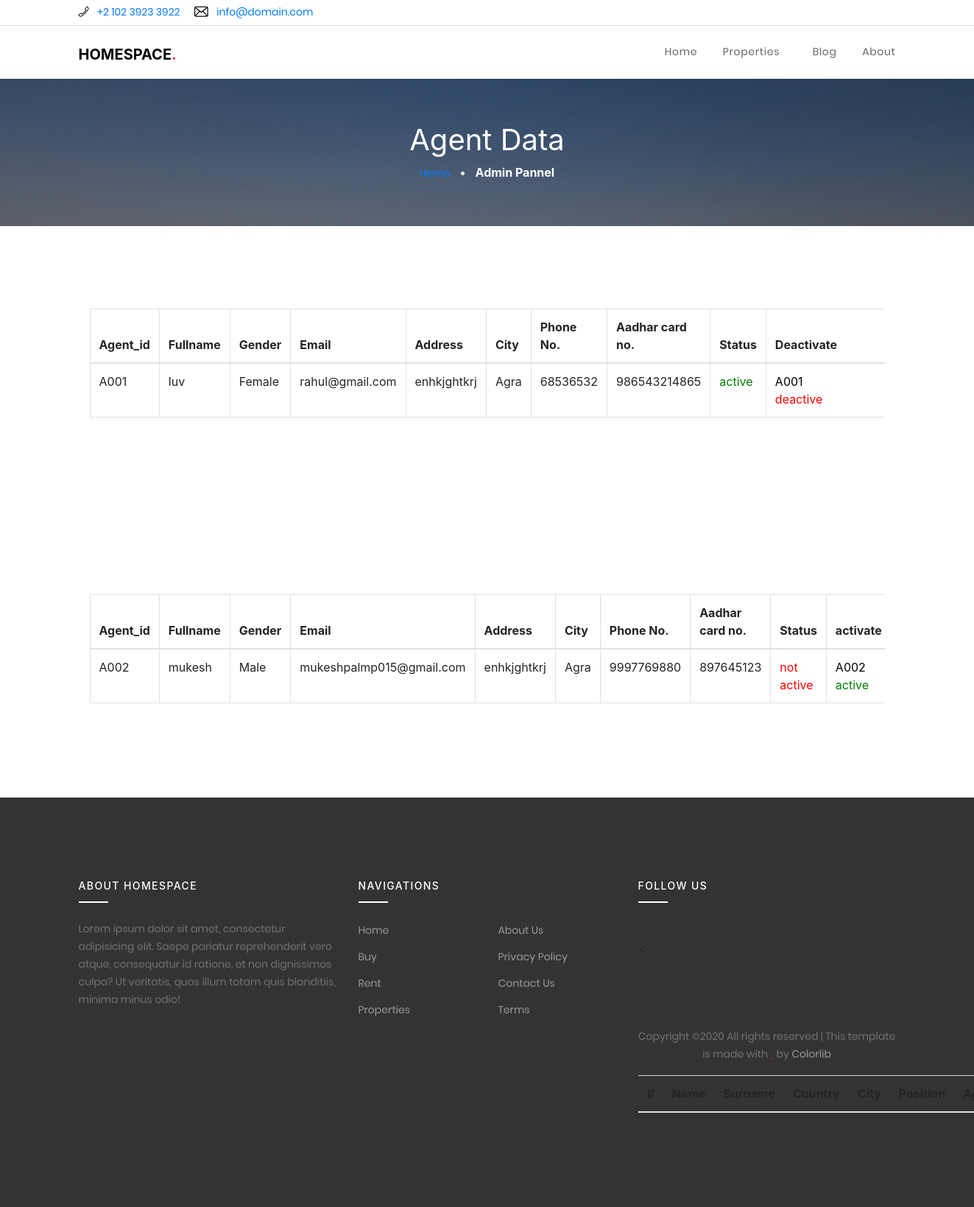
/agentdata/, run on the app's committed database.
### realstateapp/models.py (models this page shows)
class agent_account(models.Model):
	agent_id=models.CharField(max_length=20)
	name=models.CharField(max_length=40)
	gender=models.CharField(max_length=10)
	email=models.CharField(max_length=50)
	address=models.CharField(max_length=400)
	city=models.CharField(max_length=20)
	phone=models.CharField(max_length=15)
	aadhar=models.CharField(max_length=16)
	password=models.CharField(max_length=40)
	status = models.CharField(max_length=10)
	class Meta:
		db_table="agent_account"

### realstateapp/views.py (the view)
# urls.py: path('agentdata/', agentdata),
@csrf_exempt
def agentdata(request):
	s='active'
	u= 'not active'
	agent=agent_account.objects.filter(status=s)
	notagent=agent_account.objects.filter(status=u)
	return render(request, 'agentsdata.html', {'active': agent, 'deactive': notagent})

### realstateapp/templates/agentsdata.html (shortened to what this page needs)
{% load static %}
<!DOCTYPE html>
<html lang="en">
  <head>
    <link rel="stylesheet" href="{% static 'fonts/icomoon/style.css' %}">
    <link rel="stylesheet" href="{% static 'css/bootstrap.min.css' %}">
    <link rel="stylesheet" href="{% static 'css/magnific-popup.css' %}">
    <link rel="stylesheet" href="{% static 'css/jquery-ui.css' %}">
    <link rel="stylesheet" href="{% static 'css/owl.carousel.min.css' %}">
    <link rel="stylesheet" href="{% static 'css/owl.theme.default.min.css' %}">
    <link rel="stylesheet" href="{% static 'css/bootstrap-datepicker.css' %}">
    <link rel="stylesheet" href="{% static 'css/mediaelementplayer.css' %}">
    <link rel="stylesheet" href="{% static 'css/animate.css' %}">
    <link rel="stylesheet" href="{% static 'fonts/flaticon/font/flaticon.css' %}">
    <link rel="stylesheet" href="{% static 'css/fl-bigmug-line.css' %}">
    <link rel="stylesheet" href="{% static 'css/aos.css' %}">
    <link rel="stylesheet" href="{% static 'css/style.css' %}">
  <link rel="stylesheet" type="text/css" href="{% static 'vendor/bootstrap/css/bootstrap.min.css' %}">
  <link rel="stylesheet" type="text/css" href="{% static 'fonts/font-awesome-4.7.0/css/font-awesome.min.css' %}">
  <link rel="stylesheet" type="text/css" href="{% static 'vendor/animate/animate.css' %}">
  <link rel="stylesheet" type="text/css" href="{% static 'vendor/css-hamburgers/hamburgers.min.css' %}">
  <link rel="stylesheet" type="text/css" href="{% static 'vendor/select2/select2.min.css' %}">
    <link rel="stylesheet" type="text/css" href="{% static 'css/utillogin.css' %}">
   <link rel="stylesheet" type="text/css" href="{% static 'css/mainlogin.css' %}">
    <link rel="stylesheet" href="https://maxcdn.bootstrapcdn.com/bootstrap/4.4.1/css/bootstrap.min.css">
  </head>
  <body>
  <div class="site-wrap">
    <div class="border-bottom bg-white top-bar">
      <div class="container">
        <div class="row align-items-center">
          <div class="col-6 col-md-6">
            <p class="mb-0">
              <a href="#" class="mr-3"><span class="text-black fl-bigmug-line-phone351"></span> <span class="d-none d-md-inline-block ml-2">+2 102 3923 3922</span></a>
              <a href="#"><span class="text-black fl-bigmug-line-email64"></span> <span class="d-none d-md-inline-block ml-2">info@domain.com</span></a>
            </p>
          </div>
          <div class="col-6 col-md-6 text-right">
            <a href="#" class="mr-3"><span class="text-black icon-facebook"></span></a>
            <a href="#" class="mr-3"><span class="text-black icon-twitter"></span></a>
            <a href="#" class="mr-0"><span class="text-black icon-linkedin"></span></a>
          </div>
        </div>
      </div>
    </div>
    <div class="site-navbar">
        <div class="container py-1">
          <div class="row align-items-center">
            <div class="col-8 col-md-8 col-lg-4">
              <h1 class=""><a href="\index\" class="h5 text-uppercase text-black"><strong>HomeSpace<span class="text-danger">.</span></strong></a></h1>
            </div>
            <div class="col-4 col-md-4 col-lg-8">
              <nav class="site-navigation text-right text-md-right" role="navigation">
                <ul class="site-menu js-clone-nav d-none d-lg-block">
                  <li>
                    <a href="\index\">Home</a>
                  </li>
                  <li class="has-children">
                    <a href="\properties\">Properties</a>
                  </li>
                  <li><a href="\blog\">Blog</a></li>
                  <li><a href="\about\">About</a></li>
                </ul>
              </nav>
            </div>
          </div>
        </div>
      </div>
    </div>
    <div class="site-blocks-cover inner-page-cover overlay" style="background-image: url({% static 'images/hero_bg_2.jpg' %});" data-aos="fade" data-stellar-background-ratio="0.5">
      <div class="container">
        <div class="row align-items-center justify-content-center text-center">
          <div class="col-md-10">
            <h1 class="mb-2">Agent Data</h1>
            <div><a href="\index\">Home</a> <span class="mx-2 text-white">&bullet;</span> <strong class="text-white">Admin Pannel</strong></div>
          </div>
        </div>
      </div>
    </div>
    <div class="site-section">
      <div class="container">
        <div class="container">
          <div class="table-responsive">
            <table class="table table-bordered">
              <thead>
                <tr>
                  <th>Agent_id</th>
                  <th>Fullname</th>
                  <th>Gender</th>
                  <th>Email</th>
                  <th>Address</th>
                  <th>City</th>
                  <th>Phone No.</th>
                  <th>Aadhar card no.</th>
                  <th>Status</th>
                  <th>Deactivate</th>
                </tr>
              </thead>
              <tbody>
              {% for i in active %}
                <tr>
                  <td>{{i.agent_id}}</td>
                  <td>{{i.name}}</td>
                  <td>{{i.gender}}</td>
                  <td>{{i.email}}</td>
                  <td>{{i.address}}</td>
                  <td>{{i.city}}</td>
                  <td>{{i.phone}}</td>
                  <td>{{i.aadhar}}</td>
                  <td style="color:green;">{{i.status}}</td>
                  <td>{% csrf_token %}
                  <form action="\make_deactive_agent\" method="POST">
                    <input type="text" name="set" value="{{i.agent_id}}">
                    <button style="color:red; ">deactive</button>
                  </form></td>
                </tr>
                {% endfor %}
              </tbody>
            </table>
          </div>
        </div>
      </div>
    </div>
  <div class="site-section">
      <div class="container">
        <div class="container">
          <div class="table-responsive">
            <table class="table table-bordered">
              <thead>
                <tr>
                  <th>Agent_id</th>
                  <th>Fullname</th>
                  <th>Gender</th>
                  <th>Email</th>
                  <th>Address</th>
                  <th>City</th>
                  <th>Phone No.</th>
                  <th>Aadhar card no.</th>
                  <th>Status</th>
                  <th>activate</th>
                </tr>
              </thead>
              <tbody>
              {% for i in deactive %}
                <tr>
                  <td>{{i.agent_id}}</td>
                  <td>{{i.name}}</td>
                  <td>{{i.gender}}</td>
                  <td>{{i.email}}</td>
                  <td>{{i.address}}</td>
                  <td>{{i.city}}</td>
                  <td>{{i.phone}}</td>
                  <td>{{i.aadhar}}</td>
                  <td style="color:red;">{{i.status}}</td>
                  <td>{% csrf_token %}
                  <form action="\make_active_agent\" method="POST">
                    <input type="text" name="set" value="{{i.agent_id}}">
                    <button style="color:green; ">active</button></td>
                </tr>
                {% endfor %}
              </tbody>
            </table>
          </div>
        </div>
      </div>
    </div>
    <footer class="site-footer">
      <div class="container">
        <div class="row">
          <div class="col-lg-4">
            <div class="mb-5">
              <h3 class="footer-heading mb-4">About HomeSpace</h3>
              <p>Lorem ipsum dolor sit amet, consectetur adipisicing elit. Saepe pariatur reprehenderit vero atque, consequatur id ratione, et non dignissimos culpa? Ut veritatis, quos illum totam quis blanditiis, minima minus odio!</p>
            </div>
          </div>
          <div class="col-lg-4 mb-5 mb-lg-0">
            <div class="row mb-5">
              <div class="col-md-12">
                <h3 class="footer-heading mb-4">Navigations</h3>
              </div>
              <div class="col-md-6 col-lg-6">
                <ul class="list-unstyled">
                  <li><a href="\index\">Home</a></li>
                  <li><a href="#">Buy</a></li>
                  <li><a href="#">Rent</a></li>
                  <li><a href="\properties\">Properties</a></li>
                </ul>
              </div>
              <div class="col-md-6 col-lg-6">
                <ul class="list-unstyled">
                  <li><a href="\about\">About Us</a></li>
                  <li><a href="#">Privacy Policy</a></li>
                  <li><a href="\contact\">Contact Us</a></li>
                  <li><a href="#">Terms</a></li>
                </ul>
              </div>
            </div>
          </div>
          <div class="col-lg-4 mb-5 mb-lg-0">
            <h3 class="footer-heading mb-4">Follow Us</h3>
                <div>
                  <a href="#" class="pl-0 pr-3"><span class="icon-facebook"></span></a>
                  <a href="#" class="pl-3 pr-3"><span class="icon-twitter"></span></a>
                  <a href="#" class="pl-3 pr-3"><span class="icon-instagram"></span></a>
                  <a href="#" class="pl-3 pr-3"><span class="icon-linkedin"></span></a>
                </div>
                 <div>
<table class="table table-striped w-auto">
  <thead>
    <tr>
      <th>#</th>
      <th>Name</th>
      <th>Surname</th>
      <th>Country</th>
      <th>City</th>
      <th>Position</th>
      <th>Age</th>
    </tr>
  </thead>
                  </div>
          </div>
        </div>
        <div class="row pt-5 mt-5 text-center">
          <div class="col-md-12">
            <p>
            Copyright &copy;</script><script>document.write(new Date().getFullYear());</script> All rights reserved | This template is made with <i class="icon-heart text-danger" aria-hidden="true"></i> by <a href="https://colorlib.com" target="_blank" >Colorlib</a>
            </p>
          </div>
        </div>
      </div>
    </footer>
  </body>
</html>

### realstateapp/static/css/fl-bigmug-line.css (style rules this page uses)
.fl-bigmug-line-ico, [class^="fl-bigmug-line-"]:before, [class*=" fl-bigmug-line-"]:before, [class^="fl-bigmug-line-"]:after, [class*=" fl-bigmug-line-"]:after { font-family: 'fl-bigmug-line'; font-size: inherit; font-weight: 400; font-style: normal; -webkit-font-smoothing: antialiased; -moz-osx-font-smoothing: grayscale; }
.fl-bigmug-line-email64:before { content: "\e03c"; }
.fl-bigmug-line-phone351:before { content: "\e085"; }

### realstateapp/static/css/style.css (style rules this page uses)
body { line-height: 1.7; color: rgba(0, 0, 0, 0.6); font-weight: 400; font-size: 1rem; font-family: "Roboto Mono", SFMono-Regular, Menlo, Monaco, Consolas, "Liberation Mono", "Courier New", monospace; font-family: "Nunito Sans", -apple-system, BlinkMacSystemFont, "Segoe UI", Roboto, "Helvetica Neue", Arial, sans-serif, "Apple Color Emoji", "Segoe UI Emoji", "Segoe UI Symbol", "Noto Color Emoji"; }
a { -webkit-transition: .3s all ease; -o-transition: .3s all ease; transition: .3s all ease; }
.text-black { color: #000 !important; }
.site-wrap { position: relative; }
.site-wrap:before { -webkit-transition: .3s all ease-in-out; -o-transition: .3s all ease-in-out; transition: .3s all ease-in-out; background: rgba(0, 0, 0, 0.6); content: ""; position: absolute; z-index: 2000; top: 0; left: 0; right: 0; bottom: 0; opacity: 0; visibility: hidden; }
.site-section { padding: 3em 0; }
@media (min-width: 768px) { .site-section { padding: 7em 0; } }
.site-footer { padding: 4em 0; background: #333333; }
@media (min-width: 768px) { .site-footer { padding: 7em 0; } }
.site-footer p { color: #737373; }
.site-footer h2, .site-footer h3, .site-footer h4, .site-footer h5 { color: #fff; }
.site-footer a { color: #999999; }
.site-footer ul li { margin-bottom: 10px; }
.site-footer .footer-heading { font-size: 14px; text-transform: uppercase; letter-spacing: .1em; color: #fff; position: relative; padding-bottom: 15px; }
.site-footer .footer-heading:before { content: ""; background: #fff; width: 40px; height: 2px; position: absolute; bottom: 0; }
.top-bar { font-size: 14px; }
.site-navbar { margin-bottom: 0px; width: 100%; border-bottom: none; background: #fff; position: relative; z-index: 99; }
.site-navbar .site-navigation .site-menu { margin-bottom: 0; margin-left: 0; padding-left: 0; }
.site-navbar .site-navigation .site-menu a { text-decoration: none !important; display: inline-block; }
.site-navbar .site-navigation .site-menu > li { display: inline-block; padding: 10px 5px; }
.site-navbar .site-navigation .site-menu > li > a { padding: 10px 10px; letter-spacing: .05em; color: rgba(0, 0, 0, 0.6); text-decoration: none !important; }
.site-navbar .site-navigation .site-menu > li:last-child { padding-right: 0; }
.site-navbar .site-navigation .site-menu > li:last-child > a { padding-right: 0; }
.site-navbar .site-navigation .site-menu .has-children { position: relative; }
.site-navbar .site-navigation .site-menu .has-children > a { position: relative; padding-right: 20px; }
.site-navbar .site-navigation .site-menu .has-children > a:before { position: absolute; content: "\e313"; font-size: 16px; top: 50%; right: 0; -webkit-transform: translateY(-50%); -ms-transform: translateY(-50%); transform: translateY(-50%); font-family: 'icomoon'; }
.site-mobile-menu .site-nav-wrap { padding: 0; margin: 0; list-style: none; position: relative; }
.site-mobile-menu .site-nav-wrap a { padding: 10px 20px; display: block; position: relative; color: #212529; }
.site-mobile-menu .site-nav-wrap li { position: relative; display: block; }
.site-mobile-menu .site-nav-wrap > li { display: block; position: relative; float: left; width: 100%; }
.site-mobile-menu .site-nav-wrap > li > a { padding-left: 20px; font-size: 20px; }
.top-bar { padding: 5px 0; border-color: #f2f2f2 !important; }
.site-blocks-cover { background-size: cover; background-repeat: no-repeat; background-position: center center; }
.site-blocks-cover.overlay { position: relative; }
.site-blocks-cover.overlay:before { position: absolute; content: ""; left: 0; bottom: 0; right: 0; top: 0; background: rgba(0, 0, 0, 0.4); }
.site-blocks-cover, .site-blocks-cover .row { min-height: 600px; height: calc(100vh - 134px); }
.site-blocks-cover.inner-page-cover, .site-blocks-cover.inner-page-cover .row { min-height: 200px; height: calc(20vh); }
.site-blocks-cover h1 { font-weight: 900; color: #fff; font-weight: normal; }

### data on the page
agent_account: agent_id "A001", name "luv", gender "Female", email "rahul@gmail.com", address "enhkjghtkrj", city "Agra", phone "68536532", aadhar "986543214865", status "active", set "A001"
agent_account: agent_id "A002", name "mukesh", gender "Male", email "mukeshpalmp015@gmail.com", address "enhkjghtkrj", city "Agra", phone "9997769880", aadhar "897645123", status "not active", set "A002"
